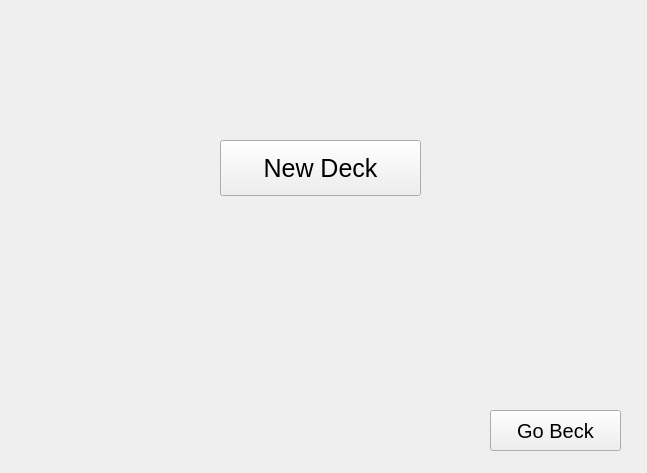
<?xml version="1.0" encoding="UTF-8"?>
<ui version="4.0">
 <class>Form</class>
 <widget class="QWidget" name="Form">
  <property name="geometry">
   <rect>
    <x>0</x>
    <y>0</y>
    <width>647</width>
    <height>473</height>
   </rect>
  </property>
  <property name="windowTitle">
   <string>Form</string>
  </property>
  <widget class="QPushButton" name="newDeckButton">
   <property name="geometry">
    <rect>
     <x>220</x>
     <y>140</y>
     <width>201</width>
     <height>56</height>
    </rect>
   </property>
   <property name="font">
    <font>
     <pointsize>19</pointsize>
    </font>
   </property>
   <property name="text">
    <string>New Deck</string>
   </property>
  </widget>
  <widget class="QPushButton" name="goBackButton">
   <property name="geometry">
    <rect>
     <x>490</x>
     <y>410</y>
     <width>131</width>
     <height>41</height>
    </rect>
   </property>
   <property name="font">
    <font>
     <pointsize>15</pointsize>
    </font>
   </property>
   <property name="text">
    <string>Go Beck</string>
   </property>
  </widget>
 </widget>
 <resources/>
 <connections/>
</ui>
